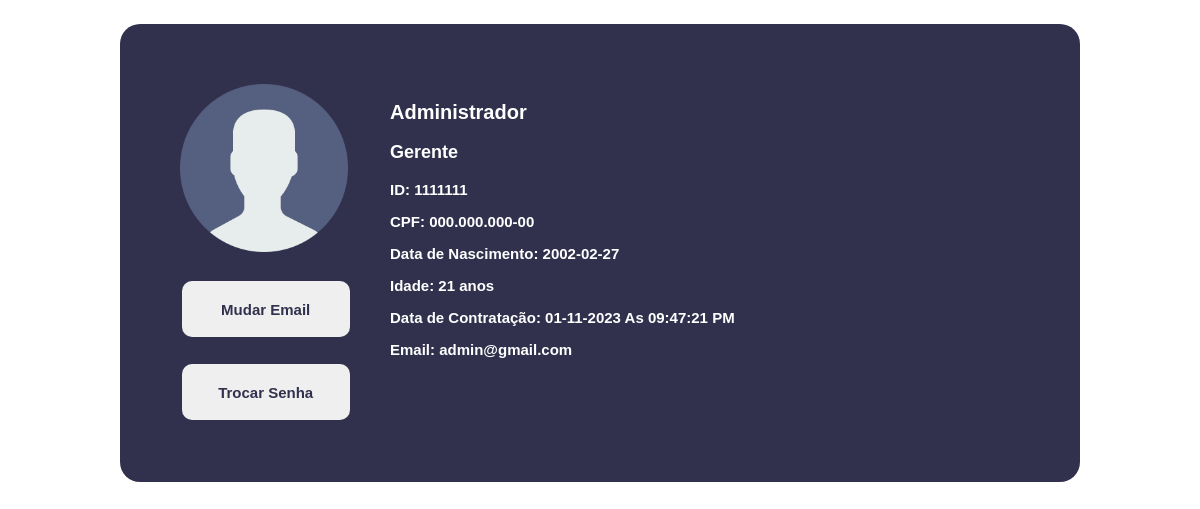
The page /Cadastrados/perfil.php (signed in) on the database its author committed.
### tables this page shows
CREATE TABLE `tipo` (
  `id` int(1) NOT NULL,
  `descricao` varchar(20) NOT NULL
);

CREATE TABLE `usuarios` (
  `ra` int(9) NOT NULL,
  `nome` varchar(50) NOT NULL,
  `cpf` varchar(14) NOT NULL,
  `genero` int(1) NOT NULL,
  `dt_NASC` date NOT NULL,
  `email` varchar(50) NOT NULL,
  `senha` varchar(60) NOT NULL,
  `dt_registro` timestamp NOT NULL DEFAULT current_timestamp(),
  `tipo` int(1) NOT NULL
);

### BackEnd/sessao.php (called while the page is built, shortened)
<?php
function getIdRa()
{
    return $_SESSION[SESSION_USER_RA_ID];
}
function getNome()
{
    return $_SESSION[SESSION_USERNAME];
}
function getPermission()
{
    try{
        include_once "conexao.php";
        $db = new Conexao();
        return $db->executar("SELECT tipo FROM usuarios WHERE ra = '".$_SESSION[SESSION_USER_RA_ID]."'")[0][0];
    }catch(Exception $e){
        logout();
        header("Location: ../Login/pagLogin.php?ERROR=3");
        exit();
    }
}

### BackEnd/conexao.php (called while the page is built, shortened)
<?php
class Conexao
{
    private $host = "localhost";
    private $port = "3306";
    private $user = "root";
    private $pass = "";
    private $dbName = "escola_db";
    private $pdo = null;
    public function __construct()
    {
        try {
            $this->pdo = new PDO("mysql:dbname=$this->dbName;host=$this->host;port=$this->port", $this->user, $this->pass);
        } catch (Exception $e) {
            $this->errorCode = $e->getCode();
            error_log(date("d-m-Y H:i:s")." - Falha ao conectar com o banco, código: '" . $e->getCode() . "', Erro: '" . $e->getMessage() . "'.\n", 3, "C:\\xampp\PhpSiteEscolaErrorsLog.log");
        }
    }
    public function executar($sql, $fullObject = false, $autoExec = true)
    {
        $stmt = $this->pdo->prepare($sql);
        if($autoExec || !$fullObject)
            $stmt->execute();
        if ($fullObject) {
            return $stmt;
        } else {
            $result = $stmt->fetchAll();
            return $result;
        }
    }
}

### Cadastrados/perfil.php (the view, shortened to what this page needs)
<?php
include_once "../BackEnd/sessao.php";
include_once "../BackEnd/conexao.php";
$db = new Conexao();
$result = $db->executar("SELECT cpf , dt_NASC, dt_registro, email FROM usuarios WHERE ra = '".getIdRa()."';");
$cargo = $db->executar("SELECT t.descricao FROM tipo as t JOIN usuarios as u ON t.id = u.tipo WHERE ra = '".getIdRa()."';")[0][0];
$dtNasc = $result[0]['dt_NASC'];
$idade = (new DateTime($dtNasc))->diff(new DateTime(date('d-m-Y')))->format('%Y anos');
$dtRegistro = date_format(date_create($result[0]['dt_registro']),'d-m-Y \A\s h:i:s A');
$email = $result[0]['email'];
?>
<!DOCTYPE html>
<html lang="pt-br">
<head>
    <link rel="stylesheet" href="../index.css">
</head>
<body>
    <div id="perf">
        <div id="opc">
            <img src="../Imgs/usuario.png" alt="iconPerfil">
            <button id="trocaEmail" onclick="trocarEmail();">Mudar Email</button>
            <button id="trocaSenha" onclick="trocarSenha();">Trocar Senha</button>
        </div>
        <div id="inf">
            <h2><?= getNome(); ?></h2>
            <h3><?= $cargo?></h3>
            <p><?= (getPermission() == PERMISSION_ALUNO)?"RA":"ID"; ?>: <?= getIdRa();?></p>
            <P>CPF: <?= $db->executar("SELECT CPF FROM usuarios WHERE ra = '".getIdRa()."';")[0][0]; ?></P>
            <p>Data de Nascimento: <?= $dtNasc?></p>
            <p>Idade: <?= $idade?></p>
            <p>Data de <?= (getPermission() == PERMISSION_ALUNO)?"Matricula":"Contratação"; ?>: <?= $dtRegistro?></p>
            <p>Email: <?= $email?></p>
        </div>
    </div>
</body>
</html>

### index.css (style rules this page uses)
* { font-family: 'Lucida Sans', 'Lucida Sans Regular', 'Lucida Grande', 'Lucida Sans Unicode', Geneva, Verdana, sans-serif; box-sizing: border-box; font-weight: 700; }
body { margin: 0; display: flex; }
#perf { background-color: rgb(49, 49, 78); border-radius: 20px; padding: 5%; width: 80%; margin: 2% 0% 0% 10%; color: white; display: flex; flex-flow: row wrap; justify-content: center; }
#opc { width: 20%; }
#opc button { margin-top: 15%; font-size: 15px; color: rgb(49, 49, 78); }
#opc img { width: 100%; }
#inf { width: 75%; margin-left: 5%; }
#inf h2 { font-size: 20px; }
#inf h3 { font-size: 18px; }
#inf p { font-size: 15px; }
.Vincula input,select,button { width: 100%; height: 7vh; margin: 1%; border: none; border-radius: 10px; }

### rows shown on the page
tipo: descricao "Gerente"
usuarios: cpf "000.000.000-00", dt_NASC "2002-02-27", dt_NASC "21 anos", dt_registro "01-11-2023 As 09:47:21 PM", email "admin@gmail.com"

### other values the page prints
getNome() "Administrador"
getIdRa() "1111111"
